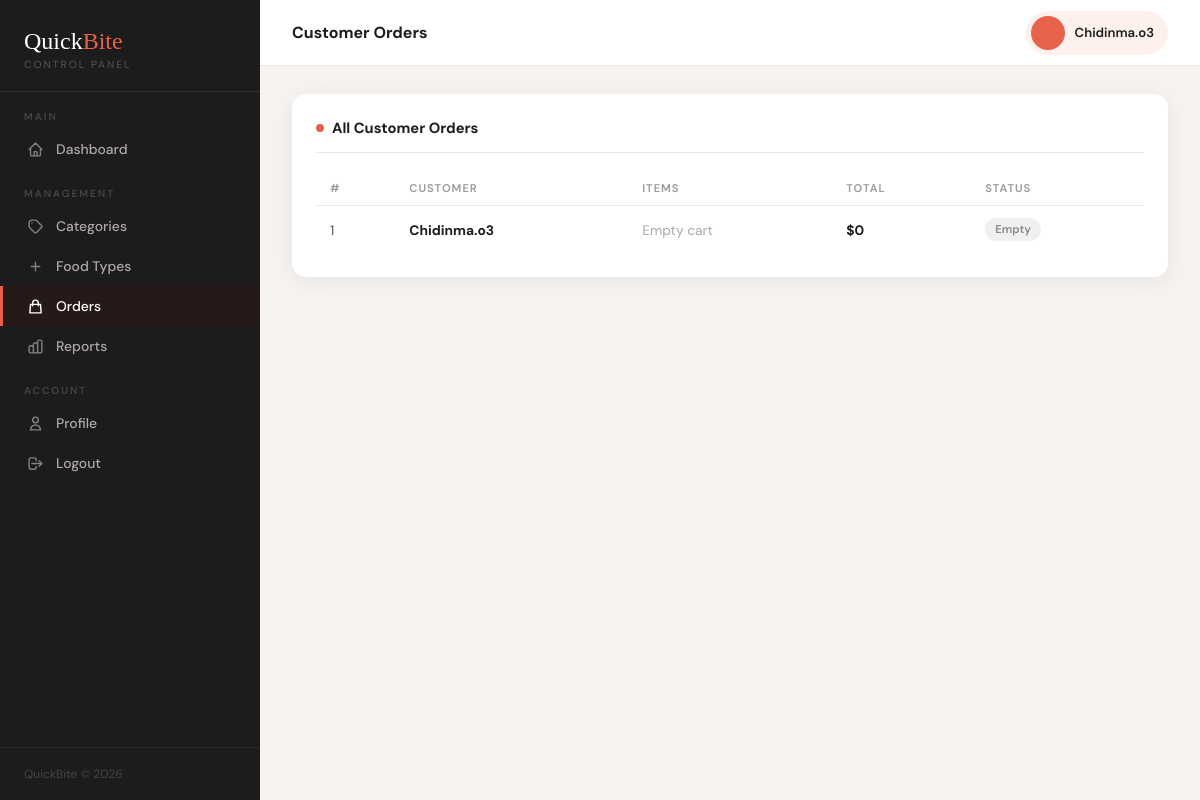
The page /admin-panel/orders/ (signed in) on the database its author committed.
### accounts/models.py (models this page shows, shortened)
class CustomUser(AbstractUser):
    ROLE_CHOICES = [
        ('customer', 'Customer'),
        ('owner', 'Restaurant Owner'),
        ('admin', 'Admin'),
    ]
    role = models.CharField(max_length=20, choices=ROLE_CHOICES, default='customer')
    phone = models.CharField(max_length=20, blank=True)
    address = models.TextField(blank=True)

### orders/models.py (models this page shows, shortened)
class Cart(models.Model):
    user = models.OneToOneField(settings.AUTH_USER_MODEL, on_delete=models.CASCADE)
    def total_price(self):
        return sum(item.subtotal() for item in self.items.all())

### adminpanel/views.py (the view)
# urls.py: path('orders/', views.orders, name='orders'),
@login_required
@user_passes_test(is_admin)
def orders(request):
    all_carts = Cart.objects.select_related('user').prefetch_related('items__dish').all()
    return render(request, 'adminpanel/orders.html', {'carts': all_carts})

### adminpanel/views.py (called while the page is built)
def is_admin(user):
    return user.is_authenticated and user.is_staff

### templates/adminpanel/orders.html (shortened to what this page needs)
{% extends 'adminpanel/base.html' %}
{% block page_title %}Customer Orders{% endblock %}
{% block content %}
<div class="card">
    <div class="card-title">All Customer Orders</div>
    <table>
        <thead>
            <tr>
                <th>#</th>
                <th>Customer</th>
                <th>Items</th>
                <th>Total</th>
                <th>Status</th>
            </tr>
        </thead>
        <tbody>
            {% for cart in carts %}
            <tr>
                <td>{{ forloop.counter }}</td>
                <td><strong>{{ cart.user.username }}</strong></td>
                <td>
                    {% for item in cart.items.all %}
                        <span style="background:var(--coral-pale); color:var(--coral-dark); padding:3px 8px; border-radius:20px; font-size:0.75rem; font-weight:600; margin-right:4px;">
                            {{ item.dish.name }} x{{ item.quantity }}
                        </span>
                    {% empty %}
                        <span style="color:#aaa;">Empty cart</span>
                    {% endfor %}
                </td>
                <td><strong>${{ cart.total_price }}</strong></td>
                <td>
                    {% if cart.items.count > 0 %}
                    <span class="badge badge-pending">Pending</span>
                    {% else %}
                    <span class="badge badge-empty">Empty</span>
                    {% endif %}
                </td>
            </tr>
            {% empty %}
            <tr><td colspan="5" style="text-align:center; color:#aaa; padding:24px;">No orders found.</td></tr>
            {% endfor %}
        </tbody>
    </table>
</div>
{% endblock %}

### templates/adminpanel/base.html (shortened to what this page needs)
<!DOCTYPE html>
<html lang="en">
<head>
</head>
<body>
<nav id="sidebar">
    <div class="sidebar-brand">
        <div class="logo-text">Quick<span>Bite</span></div>
        <div class="logo-sub">Control Panel</div>
    </div>
    <div class="nav-section">Main</div>
    <a href="{% url 'adminpanel:dashboard' %}" class="nav-link {% if request.resolver_match.url_name == 'dashboard' %}active{% endif %}">
        <svg fill="none" stroke="currentColor" viewBox="0 0 24 24"><path stroke-linecap="round" stroke-linejoin="round" stroke-width="2" d="M3 12l2-2m0 0l7-7 7 7M5 10v10a1 1 0 001 1h3m10-11l2 2m-2-2v10a1 1 0 01-1 1h-3m-6 0a1 1 0 001-1v-4a1 1 0 011-1h2a1 1 0 011 1v4a1 1 0 001 1m-6 0h6"/></svg>
        Dashboard
    </a>
    <div class="nav-section">Management</div>
    <a href="{% url 'adminpanel:categories' %}" class="nav-link {% if request.resolver_match.url_name == 'categories' %}active{% endif %}">
        <svg fill="none" stroke="currentColor" viewBox="0 0 24 24"><path stroke-linecap="round" stroke-linejoin="round" stroke-width="2" d="M7 7h.01M7 3h5c.512 0 1.024.195 1.414.586l7 7a2 2 0 010 2.828l-7 7a2 2 0 01-2.828 0l-7-7A1.994 1.994 0 013 12V7a4 4 0 014-4z"/></svg>
        Categories
    </a>
    <a href="{% url 'adminpanel:food_types' %}" class="nav-link {% if request.resolver_match.url_name == 'food_types' %}active{% endif %}">
        <svg fill="none" stroke="currentColor" viewBox="0 0 24 24"><path stroke-linecap="round" stroke-linejoin="round" stroke-width="2" d="M12 6v6m0 0v6m0-6h6m-6 0H6"/></svg>
        Food Types
    </a>
    <a href="{% url 'adminpanel:orders' %}" class="nav-link {% if request.resolver_match.url_name == 'orders' %}active{% endif %}">
        <svg fill="none" stroke="currentColor" viewBox="0 0 24 24"><path stroke-linecap="round" stroke-linejoin="round" stroke-width="2" d="M16 11V7a4 4 0 00-8 0v4M5 9h14l1 12H4L5 9z"/></svg>
        Orders
    </a>
    <a href="{% url 'adminpanel:reports' %}" class="nav-link {% if request.resolver_match.url_name == 'reports' %}active{% endif %}">
        Reports
    </a>
    <div class="nav-section">Account</div>
    <a href="{% url 'adminpanel:profile' %}" class="nav-link {% if request.resolver_match.url_name == 'profile' %}active{% endif %}">
        <svg fill="none" stroke="currentColor" viewBox="0 0 24 24"><path stroke-linecap="round" stroke-linejoin="round" stroke-width="2" d="M16 7a4 4 0 11-8 0 4 4 0 018 0zM12 14a7 7 0 00-7 7h14a7 7 0 00-7-7z"/></svg>
        Profile
    </a>
    <a href="{% url 'logout' %}" class="nav-link">
        <svg fill="none" stroke="currentColor" viewBox="0 0 24 24"><path stroke-linecap="round" stroke-linejoin="round" stroke-width="2" d="M17 16l4-4m0 0l-4-4m4 4H7m6 4v1a3 3 0 01-3 3H6a3 3 0 01-3-3V7a3 3 0 013-3h4a3 3 0 013 3v1"/></svg>
        Logout
    </a>
    <div class="sidebar-footer">QuickBite &copy; 2026</div>
</nav>
<div id="main">
    <div class="topbar">
        <div class="topbar-title">{% block page_title %}Dashboard{% endblock %}</div>
        <div class="admin-badge">
            <div class="admin-avatar">{{ request.user.first_name|first|upper }}{{ request.user.last_name|first|upper }}</div>
            <div class="admin-name">{{ request.user.get_full_name|default:request.user.username }}</div>
        </div>
    </div>
    <div class="page-content">
        {% block content %}{% endblock %}
    </div>
</div>
</body>
</html>

### templates/adminpanel/base.html (style rules this page uses)
*, *::before, *::after { box-sizing: border-box; margin: 0; padding: 0; }
:root { --coral: #e8614a; --coral-light: #f0826e; --coral-pale: #fdf0ed; --coral-dark: #c94e38; --sidebar-bg: #1c1c1c; --sidebar-text: #b0a9a7; --body-bg: #f7f3f1; --white: #ffffff; --text-dark: #1c1c1c; --text-mid: #555; --text-light: #999; --border: #ede8e6; --shadow: 0 4px 24px rgba(0,0,0,0.07); --radius: 14px; }
body { font-family: 'DM Sans', sans-serif; background: var(--body-bg); color: var(--text-dark); display: flex; min-height: 100vh; }
#sidebar { width: 260px; min-height: 100vh; background: var(--sidebar-bg); position: fixed; top: 0; left: 0; display: flex; flex-direction: column; z-index: 100; }
.sidebar-brand { padding: 28px 24px 20px; border-bottom: 1px solid #2e2e2e; }
.sidebar-brand .logo-text { font-family: 'Playfair Display', serif; font-size: 1.5rem; color: var(--white); }
.sidebar-brand .logo-text span { color: var(--coral); }
.sidebar-brand .logo-sub { font-size: 0.65rem; color: #555; letter-spacing: 2px; text-transform: uppercase; margin-top: 3px; }
.nav-section { font-size: 0.63rem; text-transform: uppercase; letter-spacing: 2px; color: #444; padding: 18px 24px 6px; font-weight: 600; }
.nav-link { display: flex; align-items: center; gap: 12px; padding: 11px 24px; color: var(--sidebar-text); text-decoration: none; font-size: 0.87rem; font-weight: 500; transition: all 0.2s; border-left: 3px solid transparent; }
.nav-link.active { color: var(--white); background: #261a18; border-left-color: var(--coral); }
.nav-link svg { width: 17px; height: 17px; flex-shrink: 0; opacity: 0.7; }
.nav-link.active svg { opacity: 1; }
.sidebar-footer { margin-top: auto; padding: 18px 24px; border-top: 1px solid #2a2a2a; font-size: 0.75rem; color: #444; }
#main { margin-left: 260px; flex: 1; display: flex; flex-direction: column; }
.topbar { background: var(--white); padding: 0 32px; height: 66px; display: flex; align-items: center; justify-content: space-between; border-bottom: 1px solid var(--border); position: sticky; top: 0; z-index: 50; }
.topbar-title { font-size: 1rem; font-weight: 700; }
.admin-badge { display: flex; align-items: center; gap: 10px; background: var(--coral-pale); padding: 5px 14px 5px 5px; border-radius: 40px; }
.admin-avatar { width: 34px; height: 34px; background: var(--coral); border-radius: 50%; display: flex; align-items: center; justify-content: center; color: white; font-weight: 700; font-size: 0.78rem; }
.admin-name { font-size: 0.82rem; font-weight: 600; }
.page-content { padding: 28px 32px; flex: 1; }
.card { background: var(--white); border-radius: var(--radius); box-shadow: var(--shadow); padding: 24px; }
.card-title { font-size: 0.92rem; font-weight: 700; margin-bottom: 18px; padding-bottom: 14px; border-bottom: 1px solid var(--border); display: flex; align-items: center; gap: 8px; }
.card-title::before { content: ''; width: 8px; height: 8px; background: var(--coral); border-radius: 50%; display: inline-block; }
table { width: 100%; border-collapse: collapse; font-size: 0.86rem; }
thead th { padding: 10px 14px; text-align: left; font-size: 0.7rem; text-transform: uppercase; letter-spacing: 1px; color: var(--text-light); font-weight: 600; border-bottom: 1px solid var(--border); }
tbody tr { border-bottom: 1px solid var(--border); transition: background 0.15s; }
tbody tr:last-child { border-bottom: none; }
tbody td { padding: 12px 14px; color: var(--text-mid); vertical-align: middle; }
td strong { color: var(--text-dark); }
.badge { display: inline-block; padding: 4px 10px; border-radius: 20px; font-size: 0.71rem; font-weight: 600; }
.badge-empty { background: #f0f0f0; color: #888; }

### rows shown on the page
CustomUser: user.get_full_name "Chidinma.o3"
Cart: user.username "Chidinma.o3", total_price "0", shows "Empty"
